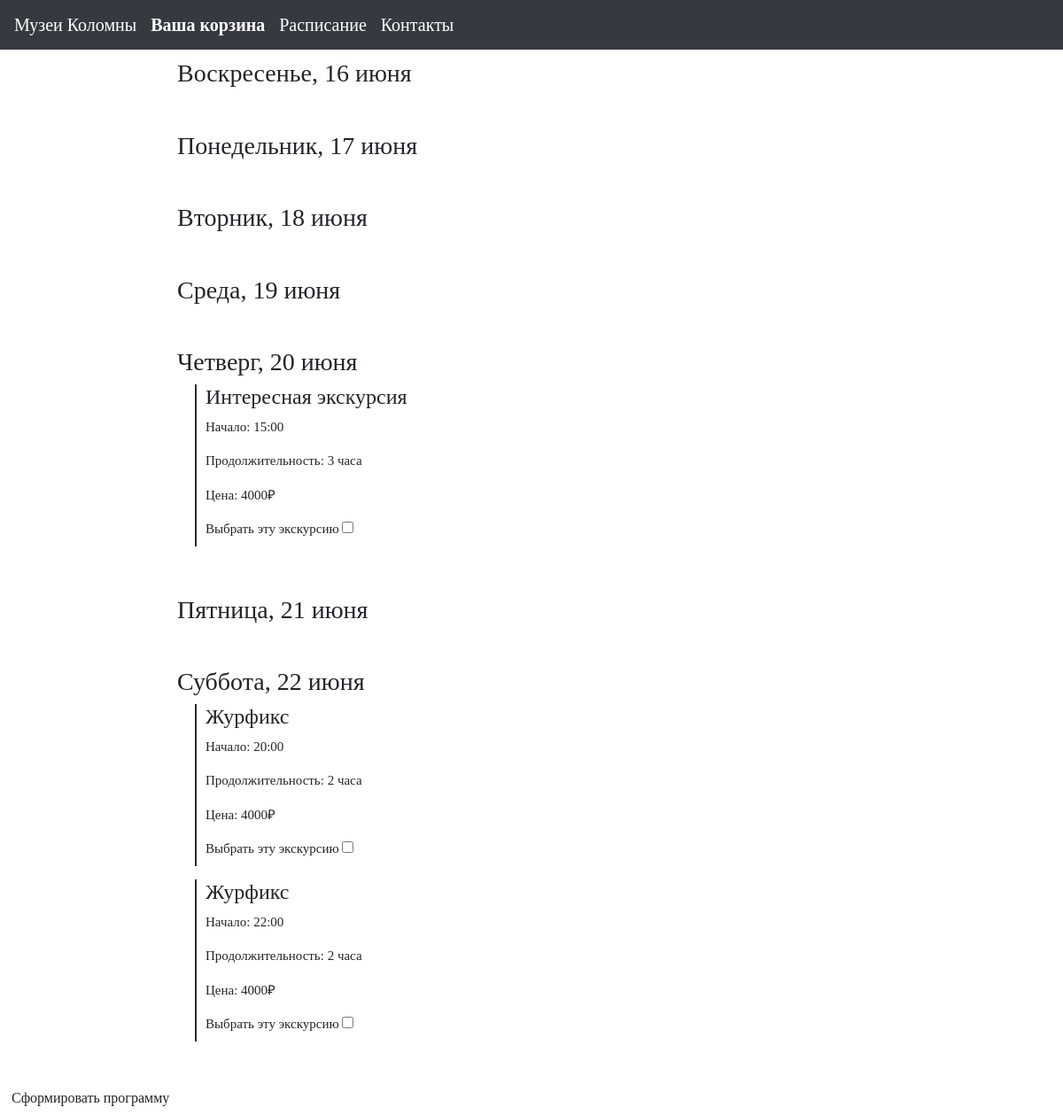
The app's page /admin_reserv/, older data.
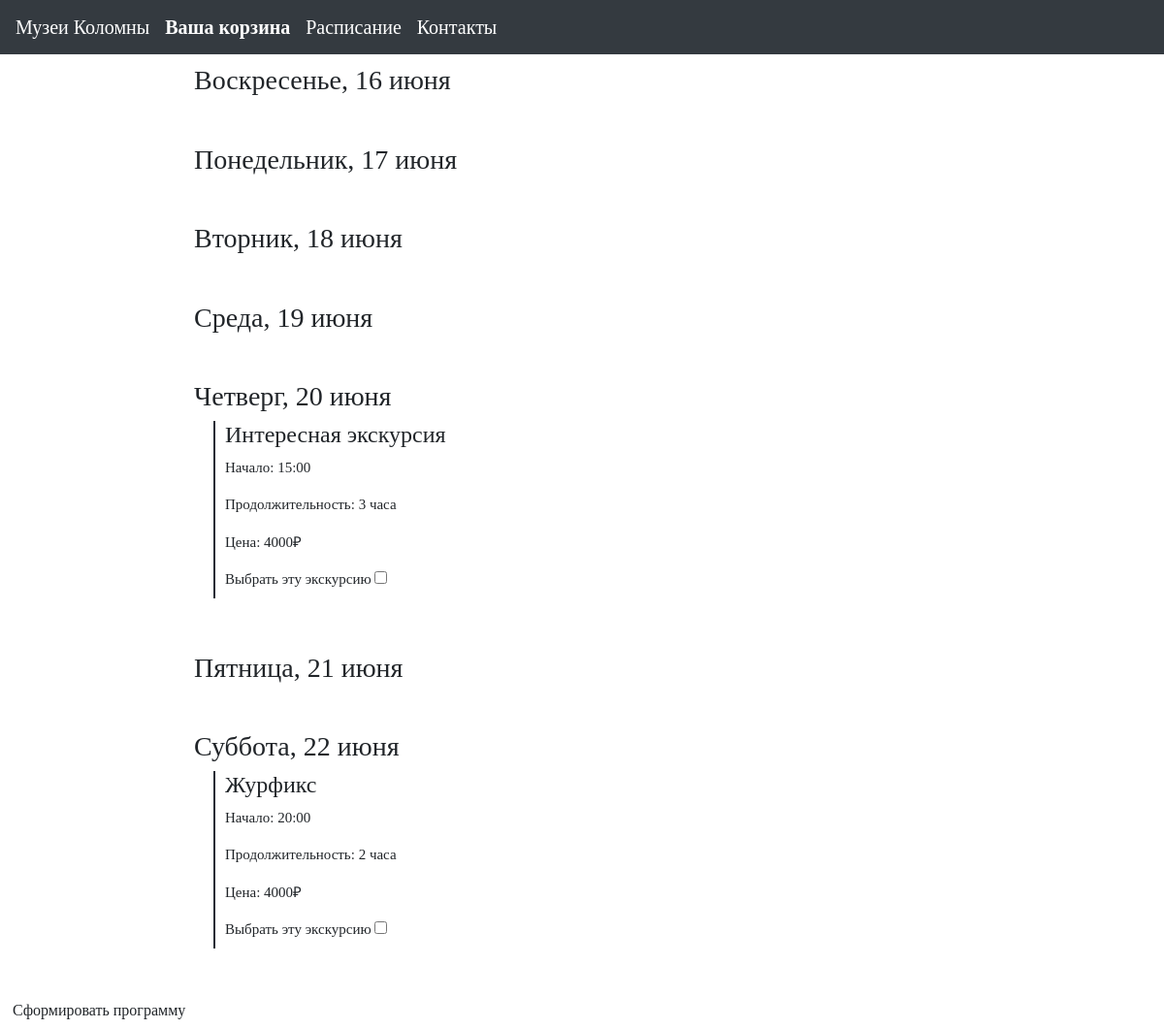
The same page, newer data.
### first/models.py (models this page shows)
class Programm(models.Model):
    name = models.CharField(max_length=10000, default=None)
    length = models.IntegerField()
    month_start = models.IntegerField()
    day_start = models.IntegerField()
    hour_start = models.IntegerField()
    minute_start = models.IntegerField()
    periodicity = models.IntegerField()
    capacity = models.IntegerField()
    price_adult = models.IntegerField()
    price_children = models.IntegerField()
    price_invalid = models.IntegerField()
    discount_price_adult = models.IntegerField()
    discount_price_invalid = models.IntegerField()
    discount_price_children = models.IntegerField()
    parent = models.IntegerField()

### first/views.py (the view, shortened to what this page needs)
# urls.py: path('admin_reserv/', views.admin_reserv_page),
def admin_reserv_page(request):
    programms = list(Programm.objects.filter())
    now_weekday = datetime.now().isoweekday()
    now_month = date.today().month
    now_day = date.today().day
    now_hour = datetime.now().hour + 3
    now_minute = datetime.now().minute
    TIMESWEEK = 168
    days = ['Понедельник', 'Вторник', 'Среда', 'Четверг', 'Пятница', 'Суббота', 'Воскресенье']
    months = ["января", "февраля", "марта", "апреля", "мая", "июня", "июля", "августа", "сентября", "октября", "ноября", "декабря"]
    lst = dict()
    k = 0
    for i in days[now_weekday - 1:len(days)]:
        if now_month == 4 or now_month == 6 or now_month == 9 or now_month == 11:
            if now_day + k > 30:
                lst[f"{i}, {now_day + k - 30} {months[now_month - 1 + 1]}"] = []
            else:
                lst[f"{i}, {now_day + k} {months[now_month - 1]}"] = []
        k += 1
    for i in days[:now_weekday - 1]:
        if now_month == 4 or now_month == 6 or now_month == 9 or now_month == 11:
            if now_day + k > 30:
                lst[f"{i}, {now_day + k - 30} {months[now_month - 1 + 1]}"] = []
            else:
                lst[f"{i}, {now_day + k} {months[now_month - 1]}"] = []
        k += 1
    for i in programms:
        change_time(i)
        if i.day_start - now_day <= 6:
            lst[list(lst.keys())[i.day_start - now_day]].append([i.name, str(i.hour_start).zfill(2), str(i.minute_start).zfill(2), i.length, i.price_adult, i.id])
    for i in lst:
        lst[i] = sorted(lst[i], key=lambda x: x[1])
        lst[i] = sorted(lst[i], key=lambda x: x[2])
    res = []
    for i in lst:
        pr = {
            "day": i,
            "value": []
        }
        for j in lst[i]:
            pr["value"].append({
                "name": j[0],
                "time": f"{j[1]}:{j[2]}",
                "capacity": j[3],
                "price": j[4],
                "id": j[5]
            })
        res.append(pr)
    context = {
        "lst": res
    }
    return render(request, "admin_reserv.html", context)

### first/templates/admin_reserv.html (shortened to what this page needs)
<!DOCTYPE html>
<html lang="en">
<head>
    <link rel="stylesheet" href="https://stackpath.bootstrapcdn.com/bootstrap/4.5.2/css/bootstrap.min.css">
</head>
<body>
    <nav class="navbar navbar-expand-lg navbar-dark bg-dark">
    <a class="navbar-brand" href="../">Музеи Коломны</a>
    <a class="navbar-brand" href=""><b>Ваша корзина</b></a>
    <a class="navbar-brand" href="/timetable_client">Расписание</a>
    <a class="navbar-brand" href="/contacts">Контакты</a>
    </nav>
    <form method="POST" action="/one_reserv/">
        <div class="timeline">
            {% for i in lst %}
            <div class="day">
                <h3>{{ i.day }}</h3>
                {% for j in i.value %}
                <div class="event">
                    <h4>{{ j.name }}</h4>
                    <p>Начало: {{ j.time }} </p>
                    <p>Продолжительность: {{ j.capacity }} часа</p>
                    <p>Цена: {{ j.price }}₽</p>
                    <label for="{{ j.id }}">Выбрать эту экскурсию</label>
                    <input type="checkbox" id="{{ j.id }}" name="checkbox_name" value="{{ j.id }}">
                </div>
                {% endfor %}
            </div>
            {% endfor %}
        </div>
        <button class="btn" type="submit" >Сформировать программу</button>
    </form>
</body>
</html>

Row changes from the older to the newer data that the page shows:
removed Programm: name "Журфикс"
Text that changed along with them:
list line gone: "Начало: 22:00 Продолжительность: 2 часа Цена: 4000 ₽ Выбрать эту экскурсию ☐"
